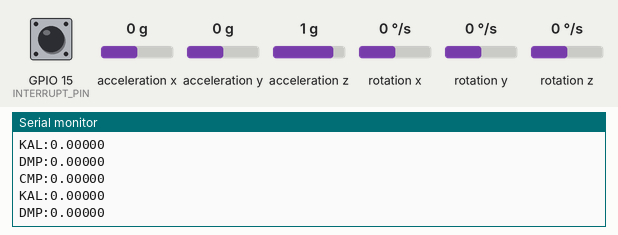
This sketch was run on a simulated ESP32. On the bench: the last lines printed to the serial monitor. The test bench sets the inputs (shaded band); at power-on: acceleration x 0 g, acceleration y 0 g, acceleration z 1 g, rotation y 0 °/s, rotation z 0 °/s, GPIO 15 (INTERRUPT_PIN) LOW, rotation x 0 °/s. The sensor or clock chip raises its interrupt line as the real part does.

Above: at 6.7 s.
6.8 s: acceleration x set to -1.4 g
At 7.7 s:
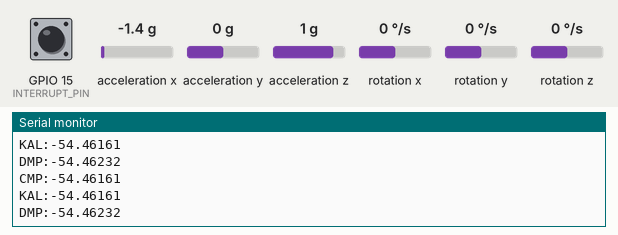
8.3 s: acceleration y set to -1.4 g
At 9.1 s:
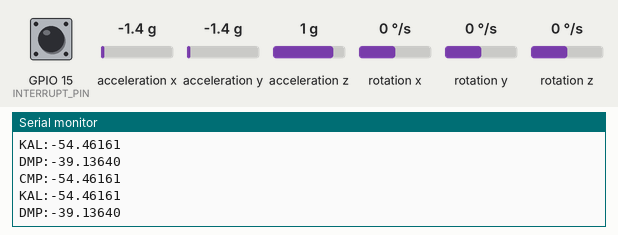
9.8 s: acceleration z set to -1.4 g
At 10.8 s:
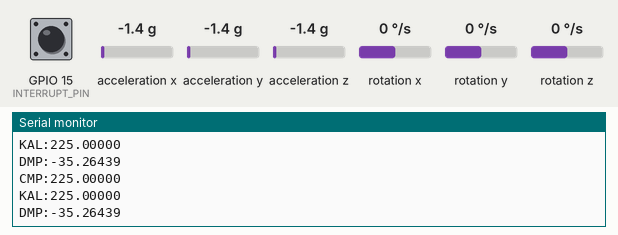
11.3 s: rotation y set to -192 °/s
12.8 s: rotation z set to -192 °/s
Timing chart, 0 to 15.1 s (numbered marks = the images above; inputs shaded):
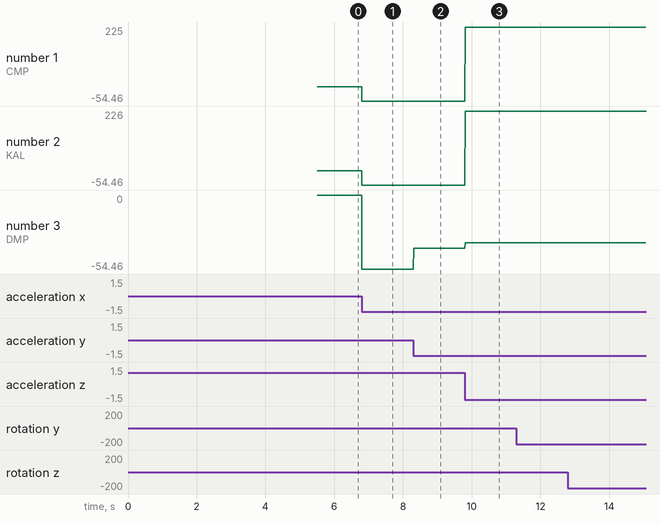

Measured:
- after the input at 6.8 s, the serial monitor: prints a new line at once (image 1)
- after the input at 8.3 s, the serial monitor: prints a new line at once (image 2)
- after the input at 9.8 s, the serial monitor: prints a new line at once (image 3)
- plotted number 1: 0 → -54.46 after the input at 6.8 s, -54.46 → 225 after the input at 9.8 s
- plotted number 2: 0 → -54.46 after the input at 6.8 s, -54.46 → 225 after the input at 9.8 s
- plotted number 3: 0 → -54.46 after the input at 6.8 s, -54.46 → -39.14 after the input at 8.3 s, -39.14 → -35.26 after the input at 9.8 s

The sketch:

Unibalance_filter_compare.ino
```cpp
#include <Wire.h>
#include <I2Cdev.h>
#include <MPU6050_6Axis_MotionApps20.h>
#include <PID_v1.h>
#include "Kalman.h"

#define SCL_PIN 4
#define SDA_PIN 5
#define INTERRUPT_PIN 15

MPU6050 mpu;
Kalman kalmanY;

// MPU control/status vars
bool dmpReady = false;  // set true if DMP init was successful
uint8_t mpuIntStatus;   // holds actual interrupt status byte from MPU
uint16_t packetSize;    // expected DMP packet size (default is 42 bytes)
uint16_t fifoCount;     // count of all bytes currently in FIFO
uint8_t fifoBuffer[64]; // FIFO storage buffer

// orientation/motion vars
Quaternion q;           // [w, x, y, z]         quaternion container
VectorFloat gravity;    // [x, y, z]            gravity vector
float ypr[3];           // [yaw, pitch, roll]   yaw/pitch/roll container and gravity vector

double angle;
double compl_angle;

unsigned long lastDebug = 0;
unsigned long lastSample = 0;

volatile bool mpuInterrupt = false;     // indicates whether MPU interrupt pin has gone high
void dmpDataReady() {
    mpuInterrupt = true;
}

// ================================================================
// ===                      INITIAL SETUP                       ===
// ================================================================

void setup() {
  Serial.begin(115200);
  Serial.println("start");

  Wire.begin(SDA_PIN, SCL_PIN);
  Wire.setClock(400000);

  // initialize device
  mpu.initialize();
  pinMode(INTERRUPT_PIN, INPUT);

  // load and configure the DMP
  uint8_t devStatus = mpu.dmpInitialize();

  // supply your own gyro offsets here, scaled for min sensitivity
  mpu.setXAccelOffset(-1700);
  mpu.setYAccelOffset(617);
  mpu.setZAccelOffset(1243);
  mpu.setXGyroOffset(104);
  mpu.setYGyroOffset(-26);
  mpu.setZGyroOffset(10);

  if (devStatus == 0) {
      // turn on the DMP, now that it's ready
      mpu.setDMPEnabled(true);

      // enable Arduino interrupt detection
      attachInterrupt(digitalPinToInterrupt(INTERRUPT_PIN), dmpDataReady, RISING);
      mpuIntStatus = mpu.getIntStatus();

      // set our DMP Ready flag so the main loop() function knows it's okay to use it
      dmpReady = true;

      // get expected DMP packet size for later comparison
      packetSize = mpu.dmpGetFIFOPacketSize();

      fifoCount = 0;

      delay(5000); // Wait for sensor to stabilize

      kalmanY.setAngle(-270); // Set starting angle

      Serial.println("ok");

  } else {

    Serial.println("error");

  }

}

// ================================================================
// ===                    MAIN PROGRAM LOOP                     ===
// ================================================================

void loop() {

  // if programming failed, don't try to do anything
  if (!dmpReady)
    return;

  // wait for MPU interrupt or extra packet(s) available
  while (!mpuInterrupt && fifoCount < packetSize);

  // reset interrupt flag and get INT_STATUS byte
  mpuInterrupt = false;
  mpuIntStatus = mpu.getIntStatus();

  // get current FIFO count
  fifoCount = mpu.getFIFOCount();

  // check for overflow (this should never happen unless our code is too inefficient)
  if ((mpuIntStatus & 0x10) || fifoCount == 1024) {
      // reset so we can continue cleanly
      mpu.resetFIFO();
      fifoCount = 0;

  // otherwise, check for DMP data ready interrupt (this should happen frequently)
  } else if (mpuIntStatus & 0x02) {
      // wait for correct available data length, should be a VERY short wait
      while (fifoCount < packetSize) fifoCount = mpu.getFIFOCount();

      // read a packet from FIFO
      mpu.getFIFOBytes(fifoBuffer, packetSize);

      // track FIFO count here in case there is > 1 packet available
      // (this lets us immediately read more without waiting for an interrupt)
      fifoCount -= packetSize;

      // display Euler angles in degrees
      mpu.dmpGetQuaternion(&q, fifoBuffer);
      mpu.dmpGetGravity(&gravity, &q);
      mpu.dmpGetYawPitchRoll(ypr, &q, &gravity);

      angle = ypr[1] * 180/M_PI;

      // Variables to store the values from the sensor readings
      int16_t ax, ay, az;
      int16_t gx, gy, gz;

      mpu.getMotion6(&ax, &ay, &az, &gx, &gy, &gz);

      double r_angle = (atan2(az, ax) * 180.0 / M_PI);
      double omega = 0.2 * gy;

      unsigned long nowMicro = micros();
      double dt_s = (double)(nowMicro - lastSample);
      lastSample = nowMicro;

      float K = 0.5;
      float A = K / (K + dt_s * 1000);
      compl_angle = A * (compl_angle + omega * dt_s * 0.000001) + (1 - A) * r_angle;

      double kal_angle = kalmanY.getAngle(r_angle, omega, dt_s);

      Serial.print("CMP:");
      Serial.println(90 - compl_angle, 5);
      Serial.print("KAL:");
      Serial.println(90 - kal_angle, 5);
      Serial.print("DMP:");
      Serial.println(angle, 5);


  }

}
```
